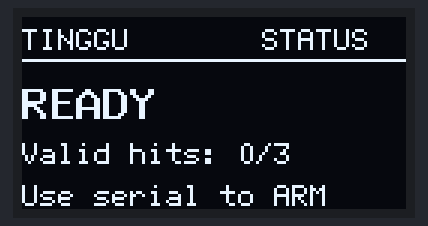
The sketch below on a simulated ESP32. Parts: 128×64 one-colour display. What the sketch prints to the serial monitor is not drawn.

Above: at 0.4 s.
At 2.6 s:
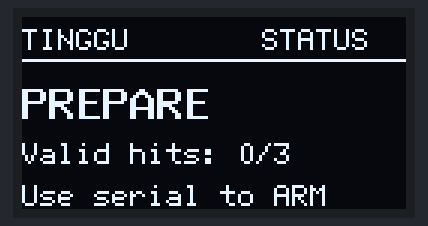
At 5.1 s:
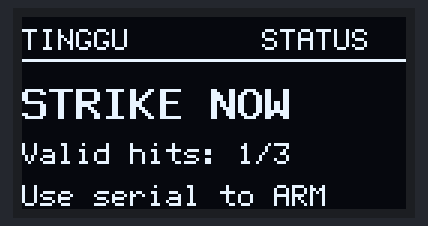
At 7.6 s:
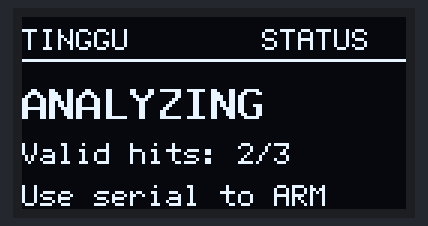
At 10.1 s:
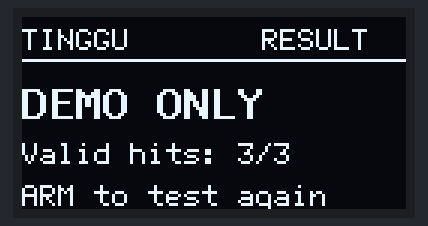

Measured:
- by itself, everything shown: repeats every 15.0 s, in 5 steps
- what the display in image 0 shows lasts 2.1 s, from 0.4 s to 2.5 s
- what the display in image 1 shows lasts 2.5 s, from 2.5 s to 5.0 s
- what the display in image 4 shows lasts 5.0 s, from 10.0 s to 15.0 s

The sketch:

tinggu_oled_test.ino
```cpp
#include "display_interface.h"
void setup() {
  Serial.begin(460800);
  delay(300);
  bool found = tingguDisplayBegin();
  Serial.printf("#OLED,%s,SDA=8,SCL=9,address=0x%02X\n", found ? "READY" : "NOT_FOUND", tingguOledAddress);
  Serial.println("#OLED_TEST,DEMO_ONLY,NO_SENSOR_OR_MODEL");
}
void loop() {
  static unsigned lastStep = 99;
  unsigned step = (millis() / 2500) % 6;
  if (step != lastStep) {
    if (step == 0) { tingguDisplayProgress(0,3); tingguDisplayState("IDLE"); }
    if (step == 1) tingguDisplayState("PREPARE_STRIKE");
    if (step == 2) { tingguDisplayProgress(1,3); tingguDisplayState("STRIKE_NOW"); }
    if (step == 3) { tingguDisplayProgress(2,3); tingguDisplayState("ANALYZING"); }
    if (step == 4) { tingguDisplayProgress(3,3); tingguDisplayResult("DEMO ONLY",0); }
    if (step == 5) tingguDisplayState("RESULT_HOLDING");
    lastStep = step;
  }
  tingguDisplayPoll();
  delay(2);
}
```

display_interface.h
```cpp
#pragma once
#include <Arduino.h>
#include <Wire.h>
#include <U8g2lib.h>
#include <math.h>
#include <string.h>

// OLED uses controller 1. Wire/controller 0 remains exclusively with the MPU.
static constexpr int TINGGU_OLED_SDA = 8;
static constexpr int TINGGU_OLED_SCL = 9;
static U8G2_SSD1306_128X64_NONAME_F_2ND_HW_I2C tingguOled(U8G2_R0, U8X8_PIN_NONE);
static portMUX_TYPE tingguDisplayMux = portMUX_INITIALIZER_UNLOCKED;
struct TingguDisplayView {
  char text[32] = "BOOT";
  float confidence = 0;
  uint8_t accepted = 0;
  uint8_t required = 3;
  bool result = false;
  uint32_t revision = 1;
};
static TingguDisplayView tingguView;
static bool tingguOledReady = false;
static uint8_t tingguOledAddress = 0;

// These setters only copy state; they never perform I2C or render from a worker.
inline void tingguDisplayState(const char *text) {
  if (!text || strcmp(text, "RESULT_HOLDING") == 0) return;
  portENTER_CRITICAL(&tingguDisplayMux);
  // A late PROCESSING notification must not erase a published result.
  bool reset = !strcmp(text,"IDLE") || !strcmp(text,"CALIBRATING") ||
    !strcmp(text,"PREPARE_STRIKE") || !strcmp(text,"STRIKE_PREPARING") || !strcmp(text,"FAULT");
  if (tingguView.result && !reset) {
    portEXIT_CRITICAL(&tingguDisplayMux);
    return;
  }
  if (tingguView.result || strcmp(tingguView.text, text) != 0) {
    snprintf(tingguView.text, sizeof(tingguView.text), "%s", text);
    tingguView.result = false;
    ++tingguView.revision;
  }
  portEXIT_CRITICAL(&tingguDisplayMux);
}
inline void tingguDisplayResult(const char *text, float confidence) {
  portENTER_CRITICAL(&tingguDisplayMux);
  snprintf(tingguView.text, sizeof(tingguView.text), "%s", text ? text : "MEASUREMENT_INVALID");
  tingguView.confidence = confidence;
  tingguView.result = true;
  ++tingguView.revision;
  portEXIT_CRITICAL(&tingguDisplayMux);
}
inline void tingguDisplayProgress(uint8_t accepted, uint8_t required) {
  portENTER_CRITICAL(&tingguDisplayMux);
  if (tingguView.accepted != accepted || tingguView.required != required) {
    tingguView.accepted = accepted;
    tingguView.required = required;
    ++tingguView.revision;
  }
  portEXIT_CRITICAL(&tingguDisplayMux);
}
inline bool tingguDisplayProbe(uint8_t address) {
  Wire1.beginTransmission(address);
  return Wire1.endTransmission() == 0;
}
inline bool tingguDisplayBegin() {
  if (!Wire1.begin(TINGGU_OLED_SDA, TINGGU_OLED_SCL, 400000)) return false;
  Wire1.setTimeOut(10);
  for (uint8_t address : {uint8_t(0x3C), uint8_t(0x3D)}) {
    if (tingguDisplayProbe(address)) { tingguOledAddress = address; break; }
  }
  if (!tingguOledAddress) return false;
  tingguOled.setI2CAddress(tingguOledAddress << 1);
  tingguOled.setBusClock(400000);
  tingguOled.begin();
  tingguOledReady = true;
  return true;
}
inline const char *tingguDisplayCaption(const char *state) {
  if (!strcmp(state,"CALIBRATING")) return "KEEP STILL";
  if (!strcmp(state,"IDLE")) return "READY";
  if (!strcmp(state,"STRIKE_PREPARING") || !strcmp(state,"PREPARE_STRIKE")) return "PREPARE";
  if (!strcmp(state,"MEASUREMENT_ARMED") || !strcmp(state,"STRIKE_NOW")) return "STRIKE NOW";
  if (!strcmp(state,"MODEL_ANALYZING") || !strcmp(state,"PROCESSING")) return "ANALYZING";
  if (!strcmp(state,"MODEL_UNTRAINED")) return "MODEL NOT READY";
  if (!strcmp(state,"MEASUREMENT_INVALID")) return "INVALID / RETRY";
  if (!strcmp(state,"FAULT")) return "DEVICE FAULT";
  return state;
}
// Call ONLY from Arduino loop. Missing/disconnected OLED never halts measurement.
inline void tingguDisplayPoll() {
  static uint32_t lastMs = 0, drawnRevision = 0;
  if (!tingguOledReady || millis() - lastMs < 150) return;
  TingguDisplayView view;
  portENTER_CRITICAL(&tingguDisplayMux);
  view = tingguView;
  portEXIT_CRITICAL(&tingguDisplayMux);
  if (view.revision == drawnRevision) return;
  lastMs = millis();
  if (!tingguDisplayProbe(tingguOledAddress)) {
    tingguOledReady = false; // Reboot after reconnecting; no continual timeout loop.
    Serial.println("#OLED,DISCONNECTED");
    return;
  }
  tingguOled.clearBuffer();
  tingguOled.setFont(u8g2_font_6x12_tf);
  tingguOled.drawStr(0,11,"TINGGU");
  tingguOled.drawStr(80,11,view.result ? "RESULT" : "STATUS");
  tingguOled.drawHLine(0,14,128);
  const char *caption = tingguDisplayCaption(view.text);
  tingguOled.setFont(strlen(caption) <= 10 ? u8g2_font_9x15B_tf : u8g2_font_6x12_tf);
  tingguOled.drawStr(0,34,caption);
  tingguOled.setFont(u8g2_font_6x12_tf);
  char line[32];
  snprintf(line,sizeof(line),"Valid hits: %u/%u",view.accepted,view.required);
  tingguOled.drawStr(0,49,line);
  bool classified = !strcmp(view.text,"TIGHT") || !strcmp(view.text,"MEDIUM") || !strcmp(view.text,"LOOSE") || !strcmp(view.text,"UNCERTAIN");
  if (view.result && classified && isfinite(view.confidence) && view.confidence >= 0 && view.confidence <= 1) {
    snprintf(line,sizeof(line),"Confidence: %.0f%%",view.confidence * 100);
  } else {
    snprintf(line,sizeof(line),"%s",view.result ? "ARM to test again" : "Use serial to ARM");
  }
  tingguOled.drawStr(0,63,line);
  tingguOled.sendBuffer();
  drawnRevision = view.revision;
}
```
